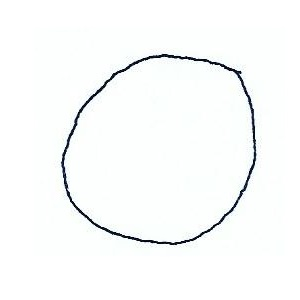
#> input picture ML_L04/2d_geometric_shapes_dataset/circles/circle_0001.jpg, 300 x 300 px; its folder holds only this picture in this run
$ python geometric_preprocess.py   (older library calls are emulated)
#> lines starting #> are read from the running program, lines starting #| are printed output that depends on the picture; after the words box and inside, x2 and y2 are one past the last pixel; in counts of white or black regions, pixels touching at a corner belong together
#Aprendizado de máquina 2018.2
#Raissa Camelo
#ML_04_Pre-processamento

#Imports
import cv2
import os
import pandas as pd
import numpy as np
import imutils
from imutils import perspective
from scipy.spatial import distance as dist
from sklearn.preprocessing import StandardScaler


#Type Key
key = [("circles", 0),("ellipses",1),("hexagons",2),("lines",3),
       ("rectangles",4),("rhombuses",5),("squares",6),("trapezia",7),("triangles",8)]
#Headers
H = ['Altura','Largura','Perimetro','Area','N_vertices','Class']
H0 = ['Altura','Largura','Class']
H1 = ['Area','N_vertices','Perimetro','Class']
#Numberized Image Array
I = []
"""
param: label: string
returns: n: integer
This function receives a key (geometric figure) and returns its number (0-7)
to numberize the classes of the data.
"""
def labelGeo(label):
    for k in key:
        if label == k[0]:
            n = k[1]
            return n
def savePandas(data):
    #save_path = 'h_geometric.csv'
    df = pd.DataFrame(data)
    df.columns = H
    df = normalizer(df,H)
    df.to_csv('h_geometric_n.csv')

    print(df)

#-------------------Normalize 0 -1 range---------------
def normalizer(data, final_col):
    scaler = StandardScaler()
    y = data.loc[:, ['Class']]
    dataframe = pd.DataFrame(scaler.fit_transform(data), columns=final_col)
    dataframe['Class'] = y['Class']
    print(dataframe)
    return dataframe

"""
params: 2-sized arrays, (euclidian points (x,Y)
Function calculates midpoint between two given points
"""
def midpoint(ptA, ptB):
    return ((ptA[0] + ptB[0]) * 0.5, (ptA[1] + ptB[1]) * 0.5)
"""
param: img: Cv2 image
param: label: string
This function extracts features from the numpy based image.
"""
def extractFeatures(img, label):

    #---Countours--------
    im2, contours, hierarchy = cv2.findContours(img, cv2.RETR_EXTERNAL, cv2.CHAIN_APPROX_SIMPLE)
    #print(contours[0][0])

    #-------Area ---------
    area = cv2.contourArea(contours[0])
    #print(area)

    #-------Height and Weight------
    #cnts = contours.sort()
    for c in contours:
        if cv2.contourArea(c) < 100:
            continue
        # compute the rotated bounding box of the contour

        box = cv2.minAreaRect(c)
        box = cv2.cv.BoxPoints(box) if imutils.is_cv2() else cv2.boxPoints(box)
        box = np.array(box, dtype="int")

        box = perspective.order_points(box)

        (tl, tr, br, bl) = box
        (tltrX, tltrY) = midpoint(tl, tr)
        (blbrX, blbrY) = midpoint(bl, br)

        # compute the midpoint between the top-left and top-right points,
        # followed by the midpoint between the top-righ and bottom-right
        (tlblX, tlblY) = midpoint(tl, bl)
        (trbrX, trbrY) = midpoint(tr, br)

        # compute the Euclidean distance between the midpoints
        height = dist.euclidean((tltrX, tltrY), (blbrX, blbrY))
        width = dist.euclidean((tlblX, tlblY), (trbrX, trbrY))

        #print(height, width)

    #--------Perimeter----
    perimeter = cv2.arcLength(contours[0], True)
    #print(perimeter)

    #--------Number of Vertices----
    approx = cv2.approxPolyDP(contours[0], 0.04 * perimeter, True)
    approx = len(approx)
    #print(approx)

    #--------Angle of each vertice-----

    lab = labelGeo(label)
    h =[height,width,perimeter,area,approx,lab]
    h0 = [height,width,lab]
    h1 = [area,approx,perimeter,lab]

    #print(h)
    I.append(h)

    #print(h0)
    # ----------Test--------
    # cv2.imshow('IBAGE', cont)
    # cv2.waitKey()
"""
Param: img_path: Relative path of each image
return: void
Function does the preprocessing steps with a passed image
RGB to Gray, Gaussian Blur and Binary Threshold
"""
def doTheMagic(img_path,label):
#> called with label = 'circles'
    img = cv2.imread(img_path)
#> img is the input picture: shape (300, 300, 3); mean B, G, R 250.3, 250.6, 249

    gray_image = cv2.cvtColor(img, cv2.COLOR_RGB2GRAY)
    blur = cv2.GaussianBlur(gray_image, (3, 3), 0)
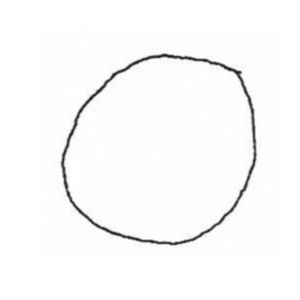
#> blur: shape (300, 300); min 18, max 255, mean 250.2
    ret, tre = cv2.threshold(blur, 127, 255, cv2.THRESH_BINARY_INV)
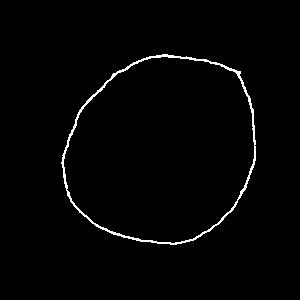
#> tre: shape (300, 300); 1.6% white in thin lines or dots, all inside (x1, y1, x2, y2) = (61, 54, 256, 245)

    #edged = cv2.Canny(tre, 50, 100)

    kernel = np.ones((5, 5), np.uint8)
    dilation = cv2.dilate(tre, kernel, iterations=2)
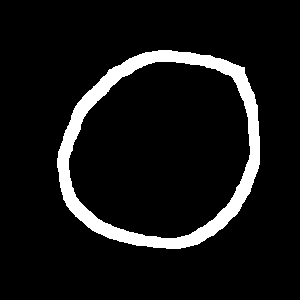
#> dilation: shape (300, 300); 8.4% white; 1 white region, box (x1, y1, x2, y2) and area: (57, 50, 260, 249) 7527
    erosion = cv2.erode(dilation, kernel, iterations=2)

    extractFeatures(erosion, label)
#> in extractFeatures, `im2, contours, hierarchy = cv2.findContours(img, cv2.RETR_EXTERNAL, cv..`: contours = 1 contour; box (x1, y1, x2, y2) and area: (61, 54, 256, 245) 28792
#> in extractFeatures, `area = cv2.contourArea(contours[0])`: area = 28792
#> the loop in extractFeatures, `for c in contours:` made 1 pass
#> (tl, tr, br, bl, tltrX, tltrY, blbrX, blbrY) on pass 1: ([105, 25], [280, 83], [218, 269], [43, 210], 192.5, 54, 130.5, 239.5)
#> in extractFeatures, `perimeter = cv2.arcLength(contours[0], True)`: perimeter = 647.3
#> in extractFeatures, `approx = cv2.approxPolyDP(contours[0], 0.04 * perimeter, True)`: approx = [[162, 54], [61, 163], [96, 226], [176, 244], [245, 189], [253, 109]]
#> in extractFeatures, `approx = len(approx)`: approx = 6
#> in extractFeatures, `h =[height,width,perimeter,area,approx,lab]`: h = [195.6, 184.5, 647.3, 28792, 6, 0]
#> in extractFeatures, `h0 = [height,width,lab]`: h0 = [195.6, 184.5, 0]
#> in extractFeatures, `h1 = [area,approx,perimeter,lab]`: h1 = [28792, 6, 647.3, 0]


    """
    cv2.imshow("ibage", erosion)
    cv2.waitKey()

    cv2.imshow('Dela',dilation)
    cv2.waitKey()

    cv2.imshow('ero', erosion)
    cv2.waitKey()
    """
def openfiles(path):
    folders = os.listdir(path)
    for fold in folders:
        way = path+'/'+fold
        images = os.listdir(way)
        for img in images:
            jpg = way+'/'+img
            doTheMagic(jpg,fold)
#> pass 2 of the loop in openfiles, `for fold in folders:`:
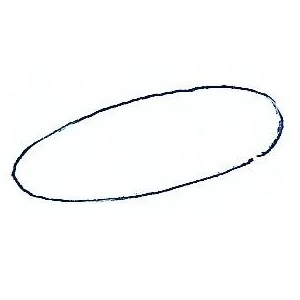
#> input picture ML_L04/2d_geometric_shapes_dataset/ellipses/ellipse_0001.jpg, 300 x 300 px
#> in doTheMagic, img is the input picture: shape (300, 300, 3); mean B, G, R 250.9, 250.9, 250
#> in doTheMagic (call 2), `ret, tre = cv2.threshold(blur, 127, 255, cv2.THRESH_BINARY_INV)`:
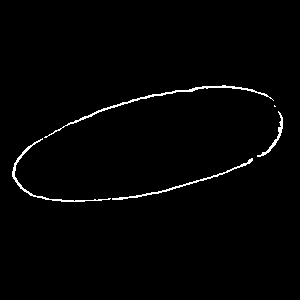
#> tre: shape (300, 300); 1.5% white in thin lines or dots, all inside (x1, y1, x2, y2) = (12, 85, 283, 202)
#> in doTheMagic (call 2), `dilation = cv2.dilate(tre, kernel, iterations=2)`:
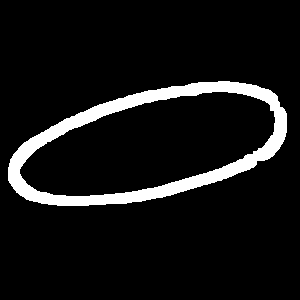
#> dilation: shape (300, 300); 8.3% white; 1 white region, box (x1, y1, x2, y2) and area: (8, 81, 287, 206) 7433
#> contours = 4 contours, 1 with area under 20; largest, box (x1, y1, x2, y2) and area: (12, 138, 253, 202) 365, (44, 85, 274, 138) 282, (257, 111, 283, 157) 120
#> the loop in extractFeatures (call 2), `for c in contours:` made 4 passes
#> (tl, tr, br, bl, tltrX, tltrY, blbrX, blbrY) on passes 1, 2, 4: ([15, 135], [252, 158], [246, 218], [9, 196], 133.5, 146.5, 127.5, 207), ([256, 155], [278, 110], [288, 116], [267, 161], 267, 132.5, 277.5, 138.5), ([39, 112], [268, 74], [273, 100], [44, 137], 153.5, 93, 158.5, 118.5)
    #print(files)

#---------Main-----------
path = "2d_geometric_shapes_dataset"
openfiles(path)
savePandas(I)
#> in savePandas, `df = pd.DataFrame(data)`: df = table of 2 rows and 6 columns
#|    Altura  Largura  Perimetro  Area  N_vertices  Class
#| 0     1.0     -1.0        1.0   1.0         0.0      0
#| 1    -1.0      1.0       -1.0  -1.0         0.0      1
# [8 lines of commented-out code are left out]
